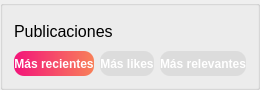
           <widget class="QGroupBox" name="groupBox_24">
            <property name="minimumSize">
             <size>
              <width>0</width>
              <height>90</height>
             </size>
            </property>
            <property name="maximumSize">
             <size>
              <width>16777215</width>
              <height>90</height>
             </size>
            </property>
            <property name="title">
             <string/>
            </property>
            <layout class="QGridLayout" name="gridLayout_29">
             <item row="0" column="0">
              <widget class="QLabel" name="label_98">
               <property name="font">
                <font>
                 <pointsize>12</pointsize>
                </font>
               </property>
               <property name="text">
                <string>Publicaciones</string>
               </property>
              </widget>
             </item>
             <item row="1" column="0">
              <layout class="QHBoxLayout" name="horizontalLayout_28">
               <item>
                <widget class="QPushButton" name="btnMostRecent_2">
                 <property name="minimumSize">
                  <size>
                   <width>0</width>
                   <height>25</height>
                  </size>
                 </property>
                 <property name="maximumSize">
                  <size>
                   <width>16777215</width>
                   <height>25</height>
                  </size>
                 </property>
                 <property name="styleSheet">
                  <string notr="true">background-color: qlineargradient(spread:pad, x1:0, y1:0, x2:1, y2:0, stop:0 rgba(243, 21, 122, 1), stop:1 rgba(248, 128, 89, 1));
color: white;
border-radius: 10px;
font-weight: bold</string>
                 </property>
                 <property name="text">
                  <string>Más recientes</string>
                 </property>
                </widget>
               </item>
               <item>
                <widget class="QPushButton" name="btnMostLikes_2">
                 <property name="minimumSize">
                  <size>
                   <width>0</width>
                   <height>25</height>
                  </size>
                 </property>
                 <property name="maximumSize">
                  <size>
                   <width>16777215</width>
                   <height>25</height>
                  </size>
                 </property>
                 <property name="styleSheet">
                  <string notr="true">background-color: #DCDCDC;
border-radius: 10px;
color: white;
font-weight: bold</string>
                 </property>
                 <property name="text">
                  <string>Más likes</string>
                 </property>
                </widget>
               </item>
               <item>
                <widget class="QPushButton" name="btnMostRelevant_2">
                 <property name="minimumSize">
                  <size>
                   <width>0</width>
                   <height>25</height>
                  </size>
                 </property>
                 <property name="maximumSize">
                  <size>
                   <width>16777215</width>
                   <height>25</height>
                  </size>
                 </property>
                 <property name="styleSheet">
                  <string notr="true">background-color: #DCDCDC;
border-radius: 10px;
color: white;
font-weight: bold</string>
                 </property>
                 <property name="text">
                  <string>Más relevantes</string>
                 </property>
                </widget>
               </item>
              </layout>
             </item>
            </layout>
           </widget>
